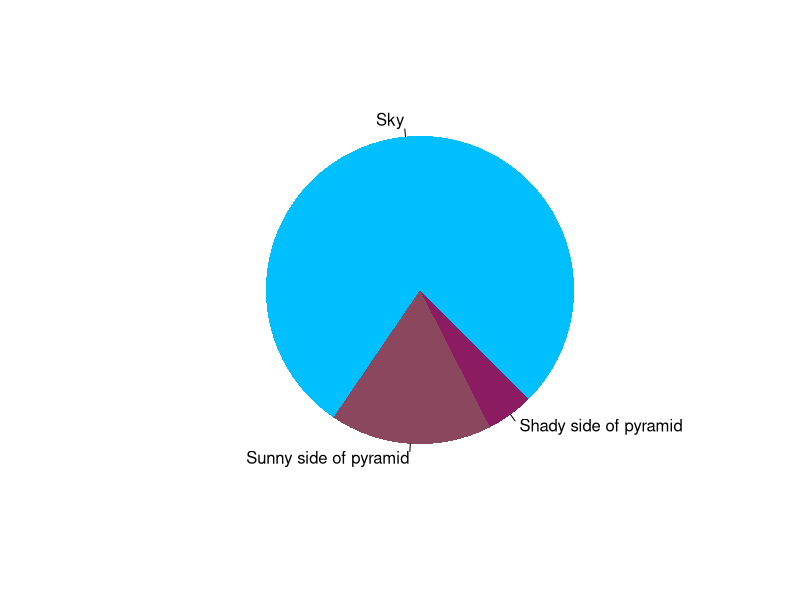
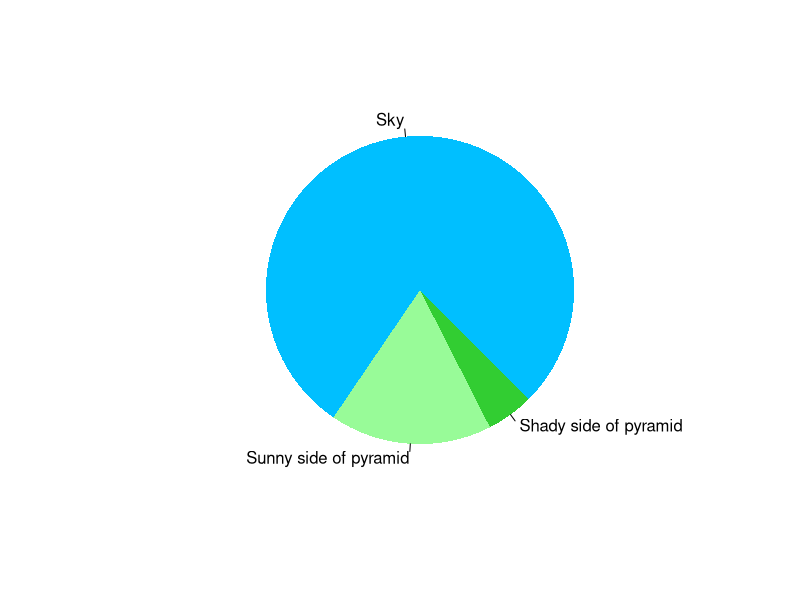

Generate these figures, in order, with R:
## ---- chunk 1
pie(
  c(Sky = 78, "Sunny side of pyramid" = 17, "Shady side of pyramid" = 5), 
  init.angle = 315, 
  col = c("deepskyblue", "palevioletred4", "maroon4"), 
  border = FALSE
)
## ---- chunk 2
pie(
  c(Sky = 78, "Sunny side of pyramid" = 17, "Shady side of pyramid" = 5), 
  init.angle = 315, 
  col = c("deepskyblue", "palegreen", "limegreen"), 
  border = FALSE
)
